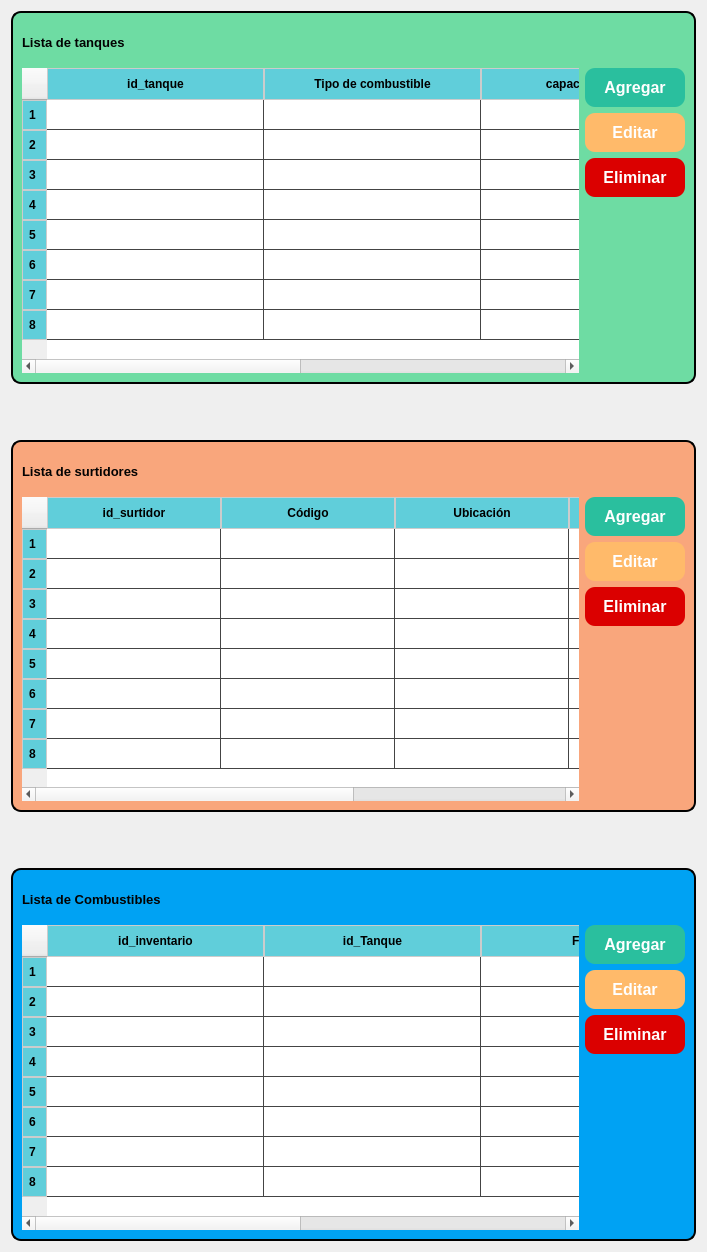
             <widget class="QWidget" name="scrollAreaWidgetContents">
              <property name="geometry">
               <rect>
                <x>0</x>
                <y>0</y>
                <width>707</width>
                <height>1252</height>
               </rect>
              </property>
              <layout class="QVBoxLayout" name="verticalLayout_4">
               <item>
                <widget class="QFrame" name="frameTanque">
                 <property name="minimumSize">
                  <size>
                   <width>0</width>
                   <height>370</height>
                  </size>
                 </property>
                 <property name="styleSheet">
                  <string notr="true">QFrame#frameTanque {
    border: 2px solid black;   /* borde verde */
    border-radius: 10px;         /* esquinas redondeadas */
	background-color: rgb(110, 220, 163);
}

</string>
                 </property>
                 <property name="frameShape">
                  <enum>QFrame::Shape::StyledPanel</enum>
                 </property>
                 <property name="frameShadow">
                  <enum>QFrame::Shadow::Raised</enum>
                 </property>
                 <layout class="QGridLayout" name="gridLayout_2">
                  <item row="1" column="0" rowspan="4">
                   <widget class="QTableWidget" name="tblTanque">
                    <property name="maximumSize">
                     <size>
                      <width>900</width>
                      <height>16777215</height>
                     </size>
                    </property>
                    <property name="styleSheet">
                     <string notr="true">QTableWidget::item:selected {
    background-color: rgb(51, 55, 59);  /* el mismo turquesa que en el header */
    color: white;                         /* texto blanco para contraste */
}
QHeaderView::section {
    background-color: rgb(96, 206, 218); /* fondo turquesa */
                      /* texto oscuro para buen contraste */
    font-weight: bold;
    padding: 6px;
    border: 1px solid #CCCCCC;
}

QTableWidget {
    gridline-color: #444;
    background-color: #FFFFFF;  /* fondo de la tabla (oscuro) */
    color: #33373B;             /* texto claro */
	border-radius: 8px;
}</string>
                    </property>
                    <property name="rowCount">
                     <number>8</number>
                    </property>
                    <attribute name="horizontalHeaderCascadingSectionResizes">
                     <bool>false</bool>
                    </attribute>
                    <attribute name="horizontalHeaderDefaultSectionSize">
                     <number>217</number>
                    </attribute>
                    <row/>
                    <row/>
                    <row/>
                    <row/>
                    <row/>
                    <row/>
                    <row/>
                    <row/>
                    <column>
                     <property name="text">
                      <string>id_tanque</string>
                     </property>
                    </column>
                    <column>
                     <property name="text">
                      <string>Tipo de combustible</string>
                     </property>
                    </column>
                    <column>
                     <property name="text">
                      <string>capacidad total</string>
                     </property>
                    </column>
                    <column>
                     <property name="text">
                      <string>unidad</string>
                     </property>
                    </column>
                   </widget>
                  </item>
                  <item row="1" column="1">
                   <widget class="QPushButton" name="btnAgregarT">
                    <property name="sizePolicy">
                     <sizepolicy hsizetype="Fixed" vsizetype="Fixed">
                      <horstretch>0</horstretch>
                      <verstretch>0</verstretch>
                     </sizepolicy>
                    </property>
                    <property name="minimumSize">
                     <size>
                      <width>100</width>
                      <height>0</height>
                     </size>
                    </property>
                    <property name="font">
                     <font>
                      <pointsize>12</pointsize>
                      <bold>true</bold>
                     </font>
                    </property>
                    <property name="cursor">
                     <cursorShape>PointingHandCursor</cursorShape>
                    </property>
                    <property name="mouseTracking">
                     <bool>false</bool>
                    </property>
                    <property name="focusPolicy">
                     <enum>Qt::FocusPolicy::NoFocus</enum>
                    </property>
                    <property name="styleSheet">
                     <string notr="true">QPushButton {
    background-color: #2ABF9E;
    color: white;
    border-radius: 10px;
    padding: 10px;
}

QPushButton:pressed {
 background-color: #239D81;
}</string>
                    </property>
                    <property name="text">
                     <string>Agregar</string>
                    </property>
                   </widget>
                  </item>
                  <item row="2" column="1">
                   <widget class="QPushButton" name="btnEditarT">
                    <property name="font">
                     <font>
                      <pointsize>12</pointsize>
                      <bold>true</bold>
                     </font>
                    </property>
                    <property name="cursor">
                     <cursorShape>PointingHandCursor</cursorShape>
                    </property>
                    <property name="mouseTracking">
                     <bool>false</bool>
                    </property>
                    <property name="focusPolicy">
                     <enum>Qt::FocusPolicy::NoFocus</enum>
                    </property>
                    <property name="styleSheet">
                     <string notr="true">QPushButton {
    background-color: #FFba6a;   /* naranja normal */
    color: white;
    border-radius: 10px;
    padding: 10px;
}
QPushButton:pressed {
    background-color: #D4881C;   /* naranja más oscuro al presionar */
}
</string>
                    </property>
                    <property name="text">
                     <string>Editar</string>
                    </property>
                   </widget>
                  </item>
                  <item row="0" column="0">
                   <widget class="QLabel" name="lblEstadoTurno_3">
                    <property name="minimumSize">
                     <size>
                      <width>40</width>
                      <height>40</height>
                     </size>
                    </property>
                    <property name="maximumSize">
                     <size>
                      <width>16777215</width>
                      <height>40</height>
                     </size>
                    </property>
                    <property name="font">
                     <font>
                      <pointsize>10</pointsize>
                      <bold>true</bold>
                     </font>
                    </property>
                    <property name="styleSheet">
                     <string notr="true">color: rgb(2, 2, 2);
background-color: transparent; /* no afectar el fondo interno */</string>
                    </property>
                    <property name="text">
                     <string>Lista de tanques</string>
                    </property>
                   </widget>
                  </item>
                  <item row="3" column="1">
                   <widget class="QPushButton" name="btnEliminarT">
                    <property name="font">
                     <font>
                      <pointsize>12</pointsize>
                      <bold>true</bold>
                     </font>
                    </property>
                    <property name="cursor">
                     <cursorShape>PointingHandCursor</cursorShape>
                    </property>
                    <property name="mouseTracking">
                     <bool>false</bool>
                    </property>
                    <property name="focusPolicy">
                     <enum>Qt::FocusPolicy::NoFocus</enum>
                    </property>
                    <property name="styleSheet">
                     <string notr="true">QPushButton {
    background-color: #DB0000;   /* naranja normal */
    color: white;
    border-radius: 10px;
    padding: 10px;
}
QPushButton:pressed {
    background-color: #D4881C;   /* naranja más oscuro al presionar */
}
</string>
                    </property>
                    <property name="text">
                     <string>Eliminar</string>
                    </property>
                   </widget>
                  </item>
                 </layout>
                </widget>
               </item>
               <item>
                <spacer name="verticalSpacer_5">
                 <property name="orientation">
                  <enum>Qt::Orientation::Vertical</enum>
                 </property>
                 <property name="sizeType">
                  <enum>QSizePolicy::Policy::Fixed</enum>
                 </property>
                 <property name="sizeHint" stdset="0">
                  <size>
                   <width>20</width>
                   <height>50</height>
                  </size>
                 </property>
                </spacer>
               </item>
               <item>
                <widget class="QFrame" name="frameSurtidor">
                 <property name="minimumSize">
                  <size>
                   <width>0</width>
                   <height>370</height>
                  </size>
                 </property>
                 <property name="styleSheet">
                  <string notr="true">QFrame#frameSurtidor {
    border: 2px solid black;   /* borde verde */
    border-radius: 10px;         /* esquinas redondeadas */
	background-color: rgb(249, 166, 124);
}
</string>
                 </property>
                 <property name="frameShape">
                  <enum>QFrame::Shape::StyledPanel</enum>
                 </property>
                 <property name="frameShadow">
                  <enum>QFrame::Shadow::Raised</enum>
                 </property>
                 <layout class="QGridLayout" name="gridLayout_3">
                  <item row="1" column="0" rowspan="4">
                   <widget class="QTableWidget" name="tblSurtidores">
                    <property name="maximumSize">
                     <size>
                      <width>900</width>
                      <height>16777215</height>
                     </size>
                    </property>
                    <property name="styleSheet">
                     <string notr="true">QTableWidget::item:selected {
    background-color: rgb(51, 55, 59);  /* el mismo turquesa que en el header */
    color: white;                         /* texto blanco para contraste */
}
QHeaderView::section {
    background-color: rgb(96, 206, 218); /* fondo turquesa */
                      /* texto oscuro para buen contraste */
    font-weight: bold;
    padding: 6px;
    border: 1px solid #CCCCCC;
}

QTableWidget {
    gridline-color: #444;
    background-color: #FFFFFF;  /* fondo de la tabla (oscuro) */
    color: #33373B;             /* texto claro */
	border-radius: 8px;
}</string>
                    </property>
                    <property name="rowCount">
                     <number>8</number>
                    </property>
                    <attribute name="horizontalHeaderCascadingSectionResizes">
                     <bool>false</bool>
                    </attribute>
                    <attribute name="horizontalHeaderDefaultSectionSize">
                     <number>174</number>
                    </attribute>
                    <row/>
                    <row/>
                    <row/>
                    <row/>
                    <row/>
                    <row/>
                    <row/>
                    <row/>
                    <column>
                     <property name="text">
                      <string>id_surtidor</string>
                     </property>
                    </column>
                    <column>
                     <property name="text">
                      <string>Código</string>
                     </property>
                    </column>
                    <column>
                     <property name="text">
                      <string>Ubicación</string>
                     </property>
                    </column>
                    <column>
                     <property name="text">
                      <string>Tipo de combustible</string>
                     </property>
                    </column>
                    <column>
                     <property name="text">
                      <string>Estado</string>
                     </property>
                    </column>
                   </widget>
                  </item>
                  <item row="1" column="1">
                   <widget class="QPushButton" name="btnAgregarS">
                    <property name="sizePolicy">
                     <sizepolicy hsizetype="Fixed" vsizetype="Fixed">
                      <horstretch>0</horstretch>
                      <verstretch>0</verstretch>
                     </sizepolicy>
                    </property>
                    <property name="minimumSize">
                     <size>
                      <width>100</width>
                      <height>0</height>
                     </size>
                    </property>
                    <property name="font">
                     <font>
                      <pointsize>12</pointsize>
                      <bold>true</bold>
                     </font>
                    </property>
                    <property name="cursor">
                     <cursorShape>PointingHandCursor</cursorShape>
                    </property>
                    <property name="mouseTracking">
                     <bool>false</bool>
                    </property>
                    <property name="focusPolicy">
                     <enum>Qt::FocusPolicy::NoFocus</enum>
                    </property>
                    <property name="styleSheet">
                     <string notr="true">QPushButton {
    background-color: #2ABF9E;
    color: white;
    border-radius: 10px;
    padding: 10px;
}

QPushButton:pressed {
 background-color: #239D81;
}</string>
                    </property>
                    <property name="text">
                     <string>Agregar</string>
                    </property>
                   </widget>
                  </item>
                  <item row="2" column="1">
                   <widget class="QPushButton" name="btnEditarS">
                    <property name="font">
                     <font>
                      <pointsize>12</pointsize>
                      <bold>true</bold>
                     </font>
                    </property>
                    <property name="cursor">
                     <cursorShape>PointingHandCursor</cursorShape>
                    </property>
                    <property name="mouseTracking">
                     <bool>false</bool>
                    </property>
                    <property name="focusPolicy">
                     <enum>Qt::FocusPolicy::NoFocus</enum>
                    </property>
                    <property name="styleSheet">
                     <string notr="true">QPushButton {
    background-color: #FFba6a;   /* naranja normal */
    color: white;
    border-radius: 10px;
    padding: 10px;
}
QPushButton:pressed {
    background-color: #D4881C;   /* naranja más oscuro al presionar */
}
</string>
                    </property>
                    <property name="text">
                     <string>Editar</string>
                    </property>
                   </widget>
                  </item>
                  <item row="0" column="0">
                   <widget class="QLabel" name="lblEstadoTurno_4">
                    <property name="minimumSize">
                     <size>
                      <width>40</width>
                      <height>40</height>
                     </size>
                    </property>
                    <property name="maximumSize">
                     <size>
                      <width>16777215</width>
                      <height>40</height>
                     </size>
                    </property>
                    <property name="font">
                     <font>
                      <pointsize>10</pointsize>
                      <bold>true</bold>
                     </font>
                    </property>
                    <property name="styleSheet">
                     <string notr="true">color: rgb(2, 2, 2);
background-color: transparent; /* no afectar el fondo interno */</string>
                    </property>
                    <property name="text">
                     <string>Lista de surtidores</string>
                    </property>
                   </widget>
                  </item>
                  <item row="3" column="1">
                   <widget class="QPushButton" name="btnEliminarS">
                    <property name="font">
                     <font>
                      <pointsize>12</pointsize>
                      <bold>true</bold>
                     </font>
                    </property>
                    <property name="cursor">
                     <cursorShape>PointingHandCursor</cursorShape>
                    </property>
                    <property name="mouseTracking">
                     <bool>false</bool>
                    </property>
                    <property name="focusPolicy">
                     <enum>Qt::FocusPolicy::NoFocus</enum>
                    </property>
                    <property name="styleSheet">
                     <string notr="true">QPushButton {
    background-color: #DB0000;   /* naranja normal */
    color: white;
    border-radius: 10px;
    padding: 10px;
}
QPushButton:pressed {
    background-color: #D4881C;   /* naranja más oscuro al presionar */
}
</string>
                    </property>
                    <property name="text">
                     <string>Eliminar</string>
                    </property>
                   </widget>
                  </item>
                 </layout>
                </widget>
               </item>
               <item>
                <spacer name="verticalSpacer_6">
                 <property name="orientation">
                  <enum>Qt::Orientation::Vertical</enum>
                 </property>
                 <property name="sizeType">
                  <enum>QSizePolicy::Policy::Fixed</enum>
                 </property>
                 <property name="sizeHint" stdset="0">
                  <size>
                   <width>20</width>
                   <height>50</height>
                  </size>
                 </property>
                </spacer>
               </item>
               <item>
                <widget class="QFrame" name="frameCombust">
                 <property name="minimumSize">
                  <size>
                   <width>0</width>
                   <height>370</height>
                  </size>
                 </property>
                 <property name="styleSheet">
                  <string notr="true">QFrame#frameCombust {
    border: 2px solid black;   /* borde verde */
    border-radius: 10px;         /* esquinas redondeadas */
	background-color: rgb(0, 162, 243);
}
</string>
                 </property>
                 <property name="frameShape">
                  <enum>QFrame::Shape::StyledPanel</enum>
                 </property>
                 <property name="frameShadow">
                  <enum>QFrame::Shadow::Raised</enum>
                 </property>
                 <layout class="QGridLayout" name="gridLayout_4">
                  <item row="1" column="0" rowspan="4">
                   <widget class="QTableWidget" name="tblCombustibles">
                    <property name="maximumSize">
                     <size>
                      <width>900</width>
                      <height>16777215</height>
                     </size>
                    </property>
                    <property name="styleSheet">
                     <string notr="true">QTableWidget::item:selected {
    background-color: rgb(51, 55, 59);  /* el mismo turquesa que en el header */
    color: white;                         /* texto blanco para contraste */
}
QHeaderView::section {
    background-color: rgb(96, 206, 218); /* fondo turquesa */
                      /* texto oscuro para buen contraste */
    font-weight: bold;
    padding: 6px;
    border: 1px solid #CCCCCC;
}

QTableWidget {
    gridline-color: #444;
    background-color: #FFFFFF;  /* fondo de la tabla (oscuro) */
    color: #33373B;             /* texto claro */
	border-radius: 8px;
}</string>
                    </property>
                    <property name="rowCount">
                     <number>8</number>
                    </property>
                    <attribute name="horizontalHeaderCascadingSectionResizes">
                     <bool>false</bool>
                    </attribute>
                    <attribute name="horizontalHeaderDefaultSectionSize">
                     <number>217</number>
                    </attribute>
                    <row/>
                    <row/>
                    <row/>
                    <row/>
                    <row/>
                    <row/>
                    <row/>
                    <row/>
                    <column>
                     <property name="text">
                      <string>id_inventario</string>
                     </property>
                    </column>
                    <column>
                     <property name="text">
                      <string>id_Tanque</string>
                     </property>
                    </column>
                    <column>
                     <property name="text">
                      <string>Fecha</string>
                     </property>
                    </column>
                    <column>
                     <property name="text">
                      <string>Litros disponibles</string>
                     </property>
                    </column>
                   </widget>
                  </item>
                  <item row="1" column="1">
                   <widget class="QPushButton" name="btnAgregarC">
                    <property name="sizePolicy">
                     <sizepolicy hsizetype="Fixed" vsizetype="Fixed">
                      <horstretch>0</horstretch>
                      <verstretch>0</verstretch>
                     </sizepolicy>
                    </property>
                    <property name="minimumSize">
                     <size>
                      <width>100</width>
                      <height>0</height>
                     </size>
                    </property>
                    <property name="font">
                     <font>
                      <pointsize>12</pointsize>
                      <bold>true</bold>
                     </font>
                    </property>
                    <property name="cursor">
                     <cursorShape>PointingHandCursor</cursorShape>
                    </property>
                    <property name="mouseTracking">
                     <bool>false</bool>
                    </property>
                    <property name="focusPolicy">
                     <enum>Qt::FocusPolicy::NoFocus</enum>
                    </property>
                    <property name="styleSheet">
                     <string notr="true">QPushButton {
    background-color: #2ABF9E;
    color: white;
    border-radius: 10px;
    padding: 10px;
}

QPushButton:pressed {
 background-color: #239D81;
}</string>
                    </property>
                    <property name="text">
                     <string>Agregar</string>
                    </property>
                   </widget>
                  </item>
                  <item row="2" column="1">
                   <widget class="QPushButton" name="btnEditarC">
                    <property name="font">
                     <font>
                      <pointsize>12</pointsize>
                      <bold>true</bold>
                     </font>
                    </property>
                    <property name="cursor">
                     <cursorShape>PointingHandCursor</cursorShape>
                    </property>
                    <property name="mouseTracking">
                     <bool>false</bool>
                    </property>
                    <property name="focusPolicy">
                     <enum>Qt::FocusPolicy::NoFocus</enum>
                    </property>
                    <property name="styleSheet">
                     <string notr="true">QPushButton {
    background-color: #FFba6a;   /* naranja normal */
    color: white;
    border-radius: 10px;
    padding: 10px;
}
QPushButton:pressed {
    background-color: #D4881C;   /* naranja más oscuro al presionar */
}
</string>
                    </property>
                    <property name="text">
                     <string>Editar</string>
                    </property>
                   </widget>
                  </item>
                  <item row="0" column="0">
                   <widget class="QLabel" name="lblEstadoTurno_5">
                    <property name="minimumSize">
                     <size>
                      <width>40</width>
                      <height>40</height>
                     </size>
                    </property>
                    <property name="maximumSize">
                     <size>
                      <width>16777215</width>
                      <height>40</height>
                     </size>
                    </property>
                    <property name="font">
                     <font>
                      <pointsize>10</pointsize>
                      <bold>true</bold>
                     </font>
                    </property>
                    <property name="styleSheet">
                     <string notr="true">color: rgb(2, 2, 2);
background-color: transparent; /* no afectar el fondo interno */</string>
                    </property>
                    <property name="text">
                     <string>Lista de Combustibles</string>
                    </property>
                   </widget>
                  </item>
                  <item row="3" column="1">
                   <widget class="QPushButton" name="btnEliminarC">
                    <property name="font">
                     <font>
                      <pointsize>12</pointsize>
                      <bold>true</bold>
                     </font>
                    </property>
                    <property name="cursor">
                     <cursorShape>PointingHandCursor</cursorShape>
                    </property>
                    <property name="mouseTracking">
                     <bool>false</bool>
                    </property>
                    <property name="focusPolicy">
                     <enum>Qt::FocusPolicy::NoFocus</enum>
                    </property>
                    <property name="styleSheet">
                     <string notr="true">QPushButton {
    background-color: #DB0000;   /* naranja normal */
    color: white;
    border-radius: 10px;
    padding: 10px;
}
QPushButton:pressed {
    background-color: #D4881C;   /* naranja más oscuro al presionar */
}
</string>
                    </property>
                    <property name="text">
                     <string>Eliminar</string>
                    </property>
                   </widget>
                  </item>
                 </layout>
                </widget>
               </item>
              </layout>
             </widget>
